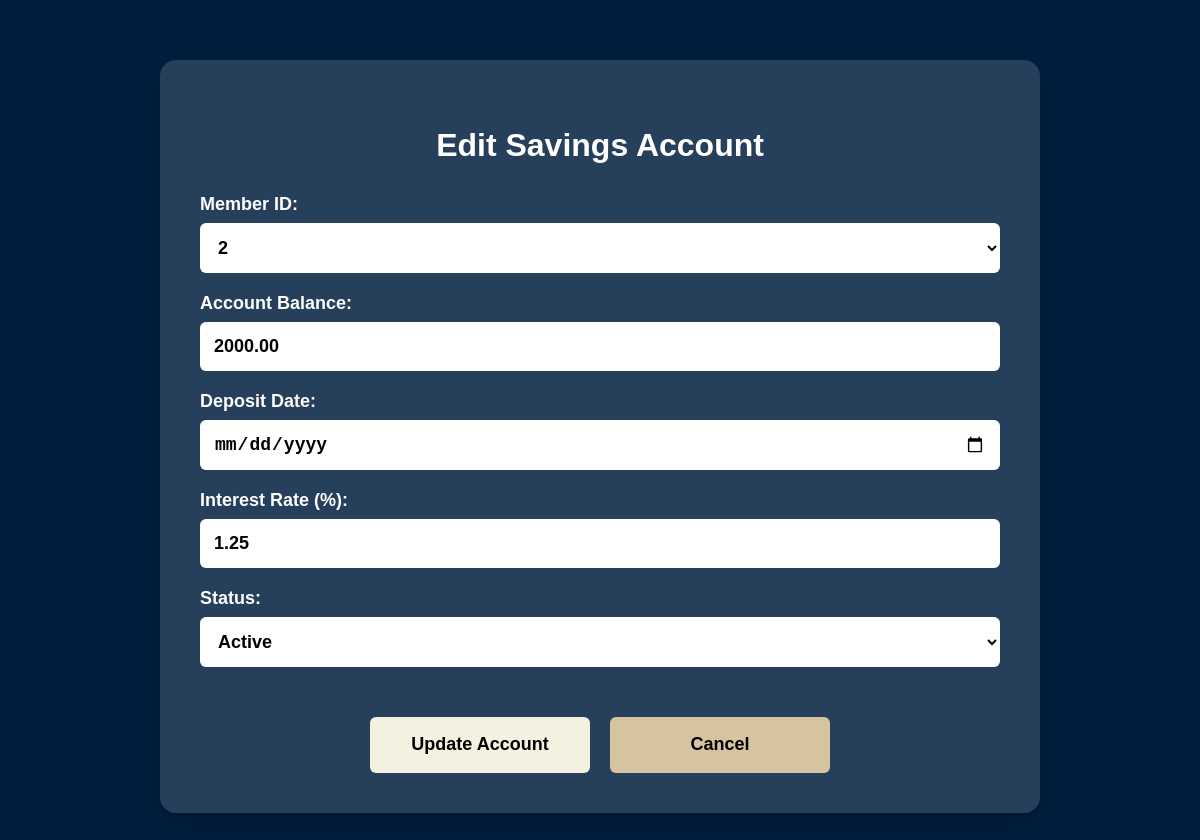
/edit_savingsAccount.php?id=2 (signed in), run on the app's committed database.
### tables this page shows
CREATE TABLE `SAVINGS_ACCOUNTS` (
  `account_id` int(11) NOT NULL,
  `member_id` int(11) NOT NULL,
  `account_balance` decimal(12,2) NOT NULL,
  `deposit_date` datetime DEFAULT current_timestamp(),
  `interest_rate` decimal(5,2) NOT NULL,
  `status` enum('active','closed') DEFAULT 'active',
  `created_at` datetime DEFAULT current_timestamp()
);

CREATE TABLE `MEMBER_PROFILE` (
  `member_id` int(11) NOT NULL,
  `user_id` int(11) NOT NULL,
  `account_type` enum('loan','savings','time_deposit','fixed_account') NOT NULL,
  `Balance` int(11) NOT NULL,
  `monthly_salary` decimal(10,2) DEFAULT NULL,
  `net_income` decimal(10,2) DEFAULT NULL,
  `wants_to_open_account` tinyint(1) DEFAULT 1,
  `created_at` timestamp NOT NULL DEFAULT current_timestamp()
);

### public/edit_savingsAccount.php (the view, shortened to what this page needs)
<?php
require_once __DIR__ . '/../includes/db.php';
$account_id = $_GET['id'];
$stmt = $conn->prepare("SELECT * FROM SAVINGS_ACCOUNTS WHERE account_id = ?");
$stmt->bind_param("i", $account_id);
$stmt->execute();
$result = $stmt->get_result();
$account = $result->fetch_assoc();
$members = [];
$member_query = $conn->query("SELECT member_id FROM MEMBER_PROFILE");
while ($row = $member_query->fetch_assoc()) {
    $members[] = $row;
}
?>
<!DOCTYPE html>
<html lang="en">
<head>
</head>
<body>
<div class="form-container">
    <h2>Edit Savings Account</h2>
    <form method="POST">
        <div class="form-group">
            <label for="member_id">Member ID:</label>
            <select name="member_id" id="member_id" required>
                <?php foreach ($members as $member): ?>
                    <option value="<?= $member['member_id'] ?>" <?= ($member['member_id'] == $account['member_id']) ? 'selected' : '' ?>>
                        <?= htmlspecialchars($member['member_id']) ?>
                    </option>
                <?php endforeach; ?>
            </select>
        </div>
        <div class="form-group">
            <label for="account_balance">Account Balance:</label>
            <input type="number" name="account_balance" id="account_balance" value="<?= htmlspecialchars($account['account_balance']) ?>" required>
        </div>
        <div class="form-group">
            <label for="deposit_date">Deposit Date:</label>
            <input type="date" name="deposit_date" id="deposit_date" value="<?= htmlspecialchars($account['deposit_date']) ?>" required>
        </div>
        <div class="form-group">
            <label for="interest_rate">Interest Rate (%):</label>
            <input type="number" step="0.01" name="interest_rate" id="interest_rate" value="<?= htmlspecialchars($account['interest_rate']) ?>" required>
        </div>
        <div class="form-group">
            <label for="status">Status:</label>
            <select name="status" id="status" required>
                <option value="active" <?= $account['status'] === 'active' ? 'selected' : '' ?>>Active</option>
            </select>
        </div>
        <div class="form-actions">
            <button type="submit" class="add-btn">Update Account</button>
            <button type="button" class="cancel-btn" onclick="window.location.href='savingsAccounts_Page.php'">Cancel</button>
        </div>
    </form>
</div>
</body>
</html>

### public/edit_savingsAccount.php (style rules this page uses)
body { margin: 0; font-family: Arial, sans-serif; background-color: #001f3f; padding: 20px; }
.form-container { max-width: 800px; margin: 40px auto; background: rgba(255, 255, 255, 0.15); backdrop-filter: blur(10px); -webkit-backdrop-filter: blur(10px); border-radius: 16px; padding: 40px; box-shadow: 0 8px 32px rgba(0, 0, 0, 0.25); color: white; }
h2 { color: #FFFFFF; text-align: center; margin-bottom: 30px; font-size: 32px; }
form { display: flex; flex-direction: column; gap: 20px; }
.form-group { display: flex; flex-direction: column; }
label { font-size: 18px; font-weight: bold; color: #FFFFFF; margin-bottom: 8px; }
input, select { padding: 14px; font-size: 18px; border: none; border-radius: 6px; background-color: #ffffff; font-weight: 600; color: #000; transition: all 0.2s ease; }
.form-actions { display: flex; justify-content: center; gap: 20px; margin-top: 30px; }
button { font-size: 18px; font-weight: bold; width: 220px; height: 56px; padding: 12px 30px; border: none; border-radius: 6px; cursor: pointer; transition: background-color 0.3s, transform 0.2s; }
.add-btn { background-color: #F4F1E1; color: black; }
.cancel-btn { background-color: #D6C4A1; color: black; }

### data on the page
savings_accounts: member_id "2", account_balance "2000.00", interest_rate "1.25", status "Active"
